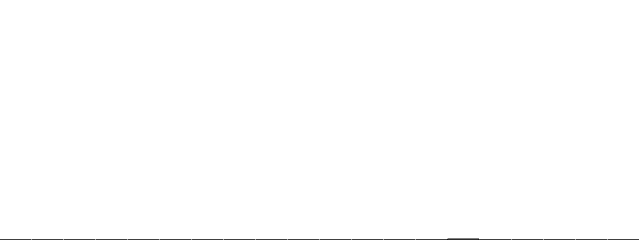
Frame 1 (no input)
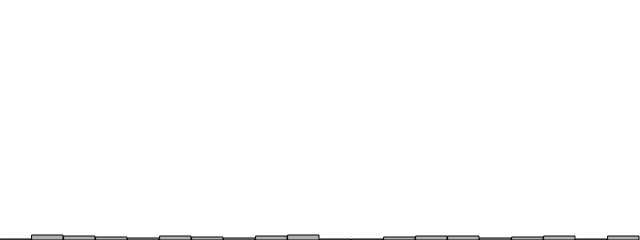
Frame 60 (no input)
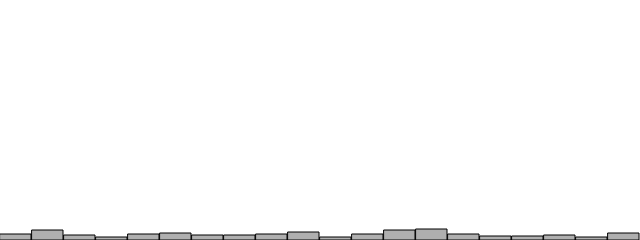
Frame 120 (the mouse pressed at the canvas centre since frame 60)

The p5.js sketch that drew these frames (run headless with seeded random() and noise() and a simulated clock; from frame 60 on, the mouse is pressed at the canvas centre):

// p5.js sketch
// ── sketch.js

// this code can be test to check the uniformness of random districutionS


var randomCounts

function setup() {

    createCanvas(640,240)
    randomCounts = new Array(20).fill(0) //creates an array of zeroes
}

function draw() {

    background(255)

    let index = floor(random(randomCounts.length))
    randomCounts[index]++

    console.log()
    

    stroke (0)
    fill (175)
    let w = width/randomCounts.length
    //console.log(w)

    for(let x =0;x< randomCounts.length; x++){
        //console.log(randomCounts[x])
        rect(x*w, (height-randomCounts[x]), w-1, randomCounts[x])
    }
}
